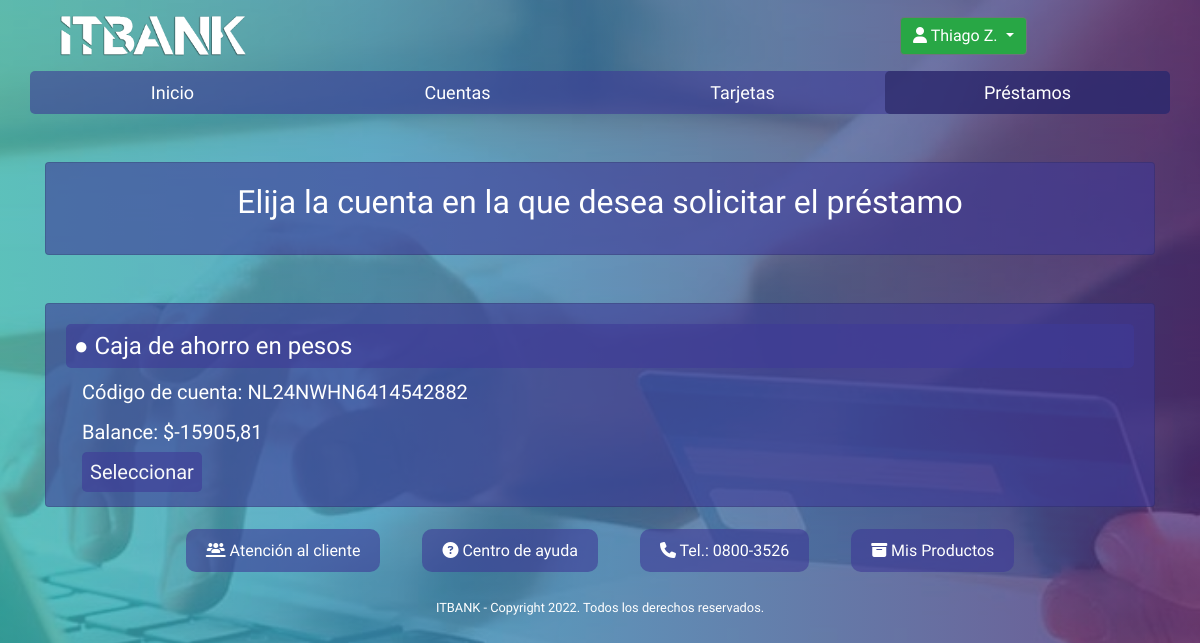
Page /prestamos/loanend/ (signed in) on the committed database.
### Cuentas/models.py (models this page shows)
class Cuenta(models.Model):
    account_id = models.AutoField(primary_key=True)
    customer_id = models.IntegerField()
    balance = models.IntegerField()
    iban = models.TextField()
    typeid = models.ForeignKey('TipoCuentas', models.DO_NOTHING, db_column='typeId', blank=True, null=True)  # Field name made lowercase.
    class Meta:
        db_table = 'cuenta'

class TipoCuentas(models.Model):
    tipoid = models.AutoField(db_column='TipoId', primary_key=True)  # Field name made lowercase.
    tipo = models.TextField(db_column='Tipo')  # Field name made lowercase.
    class Meta:
        db_table = 'tipo_cuentas'

### Prestamos/views.py (the view)
# urls.py: path('loanend/', views.loanend, name='loanend'),
@login_required(login_url='/')
def loanend(request):
    userobj = get_object_or_404(User, username=request.user)
    uname = userobj.first_name
    usurname = userobj.last_name
    ufullname = uname[0] + usurname
    uidt = userobj.username.split(ufullname)
    if len(uidt) == 2:
        uid = userobj.username.split(ufullname)[1]
    else:
        uid = userobj.id
    clientobj = Cliente.objects.get(customer_id = uid)
    cuentas = Cuenta.objects.filter(customer_id = clientobj.customer_id)
    return render(request, 'Prestamos/loanend.html', {'name' : f'{userobj.first_name} {userobj.last_name[0]}', 'accounts' : cuentas})

### Clientes/templatetags/customtags.py (called while the page is built)
def decim(value):
    value = str(value)
    i = len(value) - 2
    value = value[:i] + ',' + value[i:]
    return value

### Prestamos/templates/Prestamos/loanend.html (shortened to what this page needs)
{% extends 'base.html' %}
{% load static %}
{% load customtags %}
{% block style %}{% static 'Cuentas/accstylesheet.css' %}{% endblock %}
{% block currentuser %}{{name}}{% endblock %}
{% block selloan %}currentsel{% endblock %}
{% block content %}
<div class="container mt-5">
    <div class="card w-80 fondo-t">
        <div class="card-body">
                <h2 class="card-title text-center">Elija la cuenta en la que desea solicitar el préstamo</h2>
        </div>
    </div>
</div>
{% for acc in accounts %}
<div class="container arriba mt-5">
    <div class="card w-80 fondo-t">
        <div class="card-body">
                <h4 class="card-title titulo p-2">● {{acc.typeid.tipo}}</h4>
                <h5 class="ml-3 mb-3">Código de cuenta: {{acc.iban}}</h5>
                <h5 class="ml-3 mb-3">Balance: ${{acc.balance|decim}}</h5>
                <a class="ml-3 mb-3 h5 text-light titulo p-2" href="{% url 'Prestamos:loanreq' acc.account_id %}">Seleccionar</a>
        </div>
    </div>
</div>
{% endfor %}
{% endblock %}

### Cuentas/static/Cuentas/accstylesheet.css (style rules this page uses)
* { font-family: 'Plus Jakarta Sans', sans-serif; color: white; }
body { background-repeat: no-repeat; background-size: cover; background-position: center; background-attachment: fixed; }
body:before { content: ""; width: 100%; min-height: 100vh; position: fixed; top: 0; left: 0; background: linear-gradient(to right, #3ab5b0 0%, #3d99be 31%, #56317a 100%); opacity: 0.8; z-index: -1; }
.fondo-t { background-color: rgba(62, 58, 150, 0.6); }
.titulo { background-color: rgba(62, 58, 150, 0.6); border-radius: 5px; }

### templates/base.html (style rules this page uses)
html,body { overflow-x: hidden; }

### rows in the picture
Cuenta: typeid.tipo "Caja de ahorro en pesos", iban "NL24NWHN6414542882", balance|decim "-15905,81"

### other values in the picture
{{ name }} "Thiago Z"
